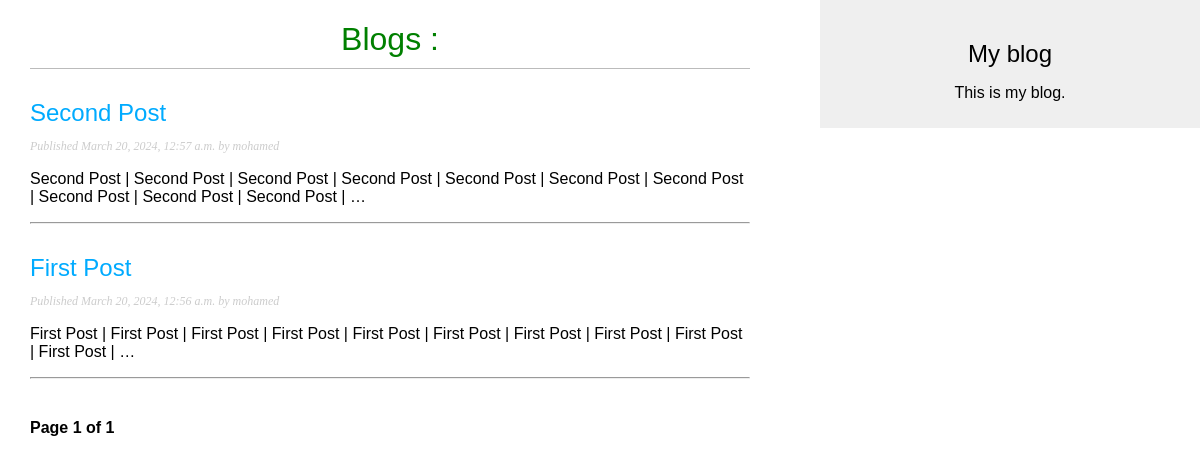
/blog/, run on an earlier commit of the app's database.
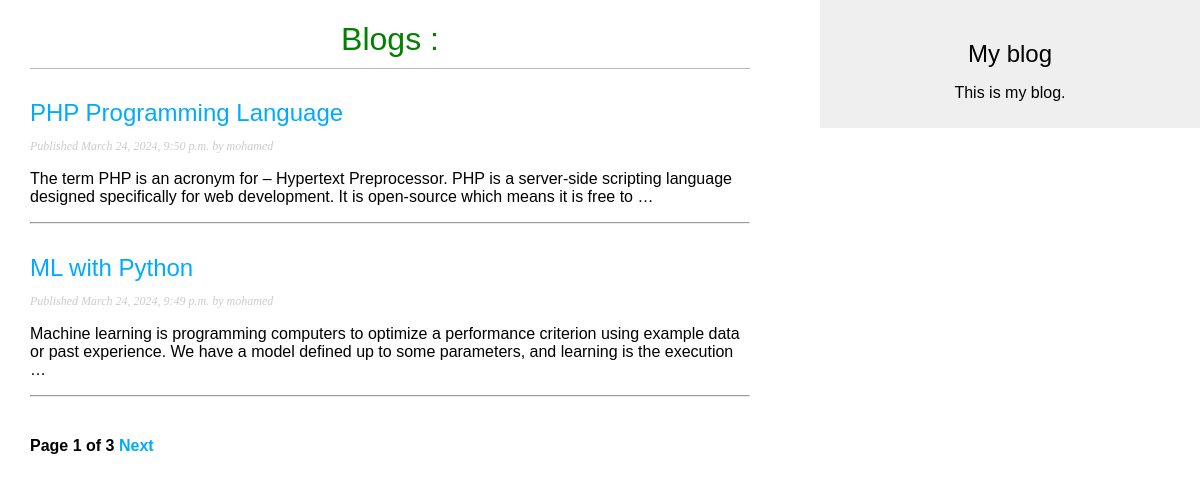
And on a later commit of the database.
### blog/models.py (models this page shows, shortened)
class Post(models.Model):
    class Status(models.TextChoices):
        DRAFT = 'DF', 'Draft',
        PUBLISHED = 'PB', 'Published',
    title = models.CharField(max_length=250)
    slug = models.SlugField(max_length=250, unique_for_date='publish')
    author = models.ForeignKey(User, on_delete=models.CASCADE, related_name='blog_posts')
    body = models.TextField()
    publish = models.DateTimeField(default=timezone.now)
    created = models.DateTimeField(auto_now_add=True)
    updated = models.DateTimeField(auto_now=True)
    status = models.CharField(max_length=2, choices=Status.choices, default=Status.DRAFT)
    class Meta:
        ordering = ['-publish']
        indexes = [
            models.Index(fields=['-publish']),
        ]
    def get_absolute_url(self):
        return reverse("blog:post_detail", args=[
            self.publish.year,
            self.publish.month,
            self.publish.day,
            self.slug,
        ])

### blog/views.py (the view)
# urls.py: path('', views.post_list, name='post_list'),
def post_list(request):
    post_list = Post.objects.all()
    paginator = Paginator(post_list, 2)
    page_number = request.GET.get('page', 1) # Default Page
    try:
        posts = paginator.page(page_number)
    except PageNotAnInteger:
        posts = paginator.page(1)
    except EmptyPage:
        posts = paginator.page(paginator.num_pages) # Go to last page
    return render(request, 'blog/post/list.html', {'posts': posts})

### blog/templates/blog/post/list.html (shortened to what this page needs)
{% extends "blog/base.html" %}
{% block content %}
    {% if posts %}
        <h1 style="text-align: center; color: green;">Blogs :</h1>
        {% for post in posts %}
            <h2>
                <a href="{{post.get_absolute_url}}">
                    {{ post.title }}
                </a>
            </h2>
            <p class="date">
                Published {{ post.publish }} by {{ post.author }}
            </p>
            {{ post.body|truncatewords:30|linebreaks }}
            <hr>
        {% endfor %}
    {% elif not posts %}
            <h1 style="color: blue; text-align: center">No Posts Found !</h1>
    {% endif %}
    {% include "pagination.html" with page=posts %}
{% endblock %}

### blog/templates/blog/base.html (shortened to what this page needs)
{% load static %}
<!DOCTYPE html>
<html>
    <head>
        <link href="{% static "css/main.css" %}" rel="stylesheet">
    </head>
    <body>
        <div id="content">
            {% block content %}
            {% endblock %}
        </div>
        <div id="sidebar">
            <h2>My blog</h2>
            <p>This is my blog.</p>
        </div>
    </body>
</html>

### blog/templates/pagination.html (shortened to what this page needs)
<div class="pagination">
    <span class="step-links">
        <span class="current">
            Page {{ page.number }} of {{ page.paginator.num_pages }}
        </span>
        {% if page.has_next %}
            <a href="?page={{ page.next_page_number }}">Next</a>
        {% endif %}
    </span>
</div>

### blog/static/css/main.css (style rules this page uses)
body { margin:0; padding:0; font-family:helvetica, sans-serif; }
a { color:#00abff; text-decoration:none; }
h1 { font-weight:normal; border-bottom:1px solid #bbb; padding:0 0 10px 0; }
h2 { font-weight:normal; margin:30px 0 0; }
#content { float:left; width:60%; padding:0 0 0 30px; }
#sidebar { float:right; width:30%; padding:10px; background:#efefef; height:100%; text-align: center; }
p.date { color:#ccc; font-family: georgia, serif; font-size: 12px; font-style: italic; }
.pagination { margin:40px 0; font-weight:bold; }

What changed in the data, as far as the page shows it:
no longer on this page (row unchanged): Post: title "Second Post", publish "March 20, 2024, 12:57 a.m.", author "mohamed", body "Second Post | Second Post | Second Post | Second Post | Second Post | Second Post | Second Post | Second Post | Second Post | Second Post | …"
no longer on this page (row unchanged): Post: title "First Post", publish "March 20, 2024, 12:56 a.m.", author "mohamed", body "First Post | First Post | First Post | First Post | First Post | First Post | First Post | First Post | First Post | First Post | …"
added Post: title "PHP Programming Language", publish "March 24, 2024, 9:50 p.m.", author "mohamed", body "The term PHP is an acronym for – Hypertext Preprocessor. PHP is a server-side scripting language designed specifically for web development. It is open-source which means it is free to …"
added Post: title "ML with Python", publish "March 24, 2024, 9:49 p.m.", author "mohamed", body "Machine learning is programming computers to optimize a performance criterion using example data or past experience. We have a model defined up to some parameters, and learning is the execution …"
Also different on the page:
{{ page.paginator.num_pages }}: "1" → "3"
text now shown: "Next"
